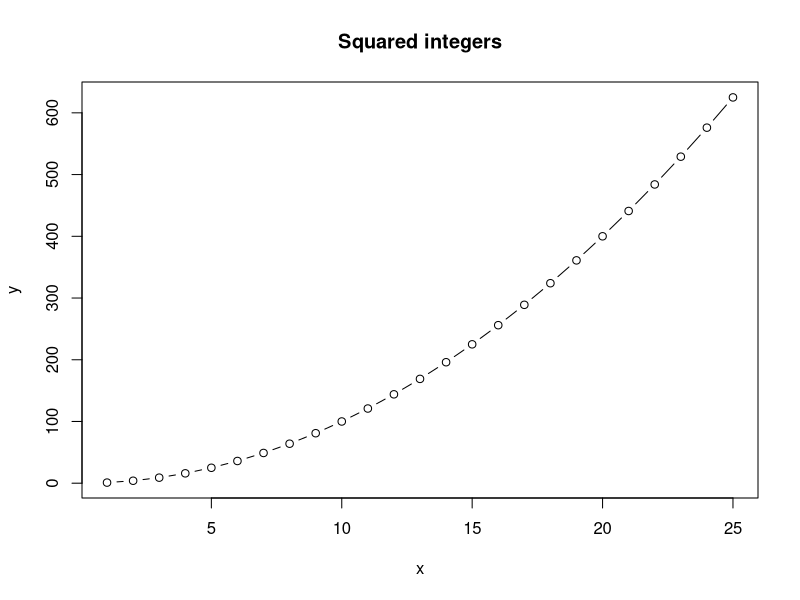
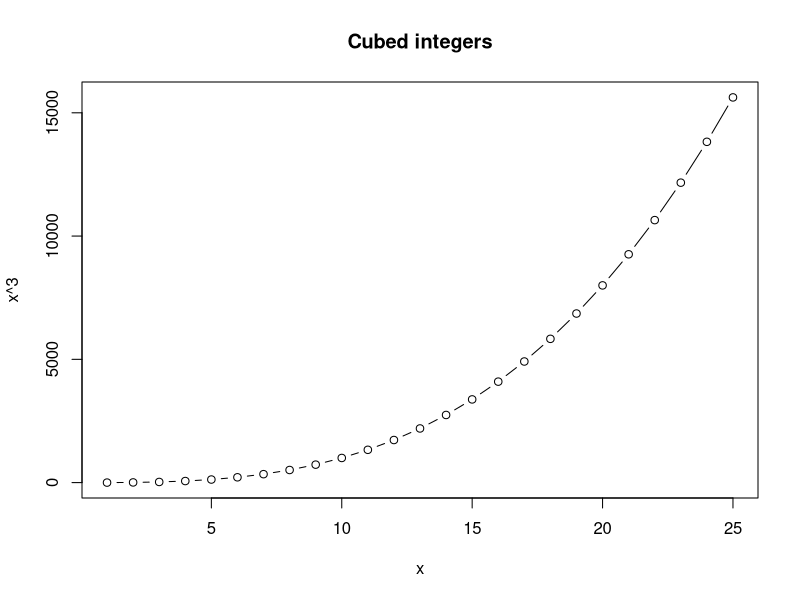

Recreate these plots in R, in order.
## This is a R script 
## Run this code to make a plot of x and x^2 for the integers from 1 to 10

x <- 1:25
y <- x^2


plot(x,y, type = "b", main = "Squared integers")


plot(x, x^3, type = "b", main = "Cubed integers")


